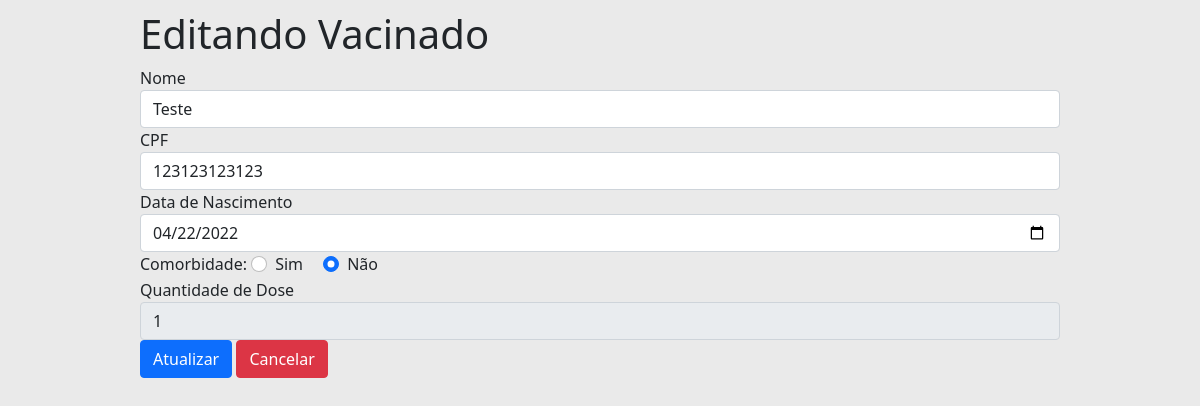
The page /vacinado/editar/713636598200009 on the database its author committed.
### tables this page shows
CREATE TABLE "vacinado"(
    "cns" VARCHAR(15) PRIMARY KEY, 
    "cpf" VARCHAR(11) NOT NULL UNIQUE,
    "nome" VARCHAR(128) NOT NULL,
    "dtNascimento" DATE NOT NULL, 
    "comorbidade" INTEGER, 
    "qtdDose" INTEGER
);

### Pyvacina.py (the view)
@app.route('/vacinado/editar/<string:cns>')
def vacinado_editar(cns):
    vacinado = vacinado_dao.busca_por_cns(cns)
    return render_template('vacinado/vacinado_editar.html', titulo='Editando Vacinado', vacinado=vacinado)

### DAO/daoVacinado.py (called while the page is built)
    def busca_por_cns(self, cns):
        cursor = self.__db.cursor()
        cursor.execute(SQL_VACINADO_POR_CNS, (cns,))
        tupla = cursor.fetchone()
        if tupla:
            return Vacinado(cns=tupla[0], cpf=tupla[1], nome=tupla[2], dtNascimento=tupla[3], comorbidade=tupla[4], qtdDose=tupla[5])
        return False

### model.py (called while the page is built)
    @property
    def nome(self) -> str:
        return self.__nome

    @property
    def cpf(self) -> str:
        return self.__cpf

    @property
    def cns(self) -> str:
        return self.__cns

    @property
    def dtNascimento(self) -> datetime:
        return self.__dtNasciento

    @property
    def comorbidade(self) -> bool:
        return self.__comorbidade

    @property
    def qtdDose(self) -> int:
        return self.__qtdDose

### templates/vacinado/vacinado_editar.html (shortened to what this page needs)
{% extends "templates.html" %}
{% block conteudo %}
<form action="{{ url_for('vacinado_atualizar', cns=vacinado.cns) }}" method="post" class="needs-validation" novalidate>
    <fieldset>
        <div class="form-group has-validation">
            <label for="nome">Nome</label>
            <input type="text" id="nome" name="nome" class="form-control" value="{{vacinado.nome}}" required>
        </div>
        <div class="form-group has-validation">
            <label for="cpf">CPF</label>
            <input type="text" id="cpf" name="cpf" class="form-control" value="{{vacinado.cpf}}" required>
        </div>
        <div class="form-group has-validation">
            <label for="nascimento">Data de Nascimento</label>
            <input type="date" id="nascimento" name="nascimento" class="form-control" value="{{vacinado.dtNascimento}}"
                required>
        </div>
        <div>
            <labe>Comorbidade:</labe>
            <div class="form-check form-check-inline">
                <input class="form-check-input" type="radio" id="comorbidadeTrue" name="comorbidade" value="True"  required>
                <label for="comorbidadeTrue">Sim</label>
            </div>
            <div class="form-check form-check-inline">
                <input class="form-check-input" type="radio" id="comorbidadeFalse" name="comorbidade" value="False" {%
                    if not vacinado.comorbidade %} checked {% endif %} required>
                <label for="comorbidadeFalse">Não</label>
            </div>
        </div>
        <div class="form-group">
            <label for="dose">Quantidade de Dose</label>
            <input type="number" id="dose" name="dose" class="form-control" value="{{vacinado.qtdDose}}" disabled>
        </div>
        <div>
            <button type="submit" class="btn btn-primary btn-salvar">Atualizar</button>
            <a href="{{url_for('vacinado')}}" class="btn btn-danger">Cancelar</a>
        </div>
    </fieldset>
</form>
{% endblock %}

### static/app.css (style rules this page uses)
body { padding: 10px; background-color: rgba(232, 232, 232, 0.91) }
.btn { margin-bottom: 10px; }

### rows shown on the page
vacinado: nome "Teste", cpf "123123123123", nascimento "04/22/2022", comorbidade "☐ Sim", comorbidade "☑ Não", dose "1"

### other values the page prints
{{ titulo }} "Editando Vacinado"
